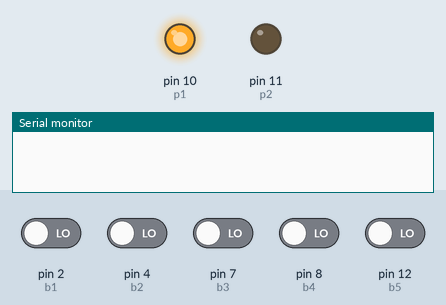
Simulated run of this sketch. Board: Arduino Uno, built with avr-gcc and run on an emulated ATmega328P. Shown: output pins drawn as LEDs (lit = HIGH), the last lines printed to the serial monitor. Dashed ring = blinking. The test bench sets the inputs (shaded band); at power-on: pin 2 (b1), pin 4 (b2), pin 7 (b3), pin 8 (b4), pin 12 (b5) LOW.

Above: at 4.2 s.
4.3 s: pin 2 (b1) driven HIGH
At 5.7 s:
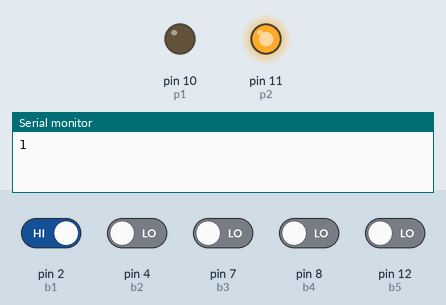
7.3 s: pin 2 (b1) driven LOW
At 8.4 s:
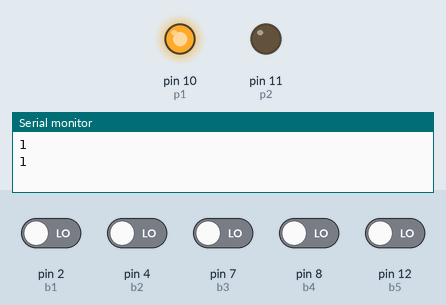
8.8 s: pin 4 (b2) driven HIGH
At 10.7 s:
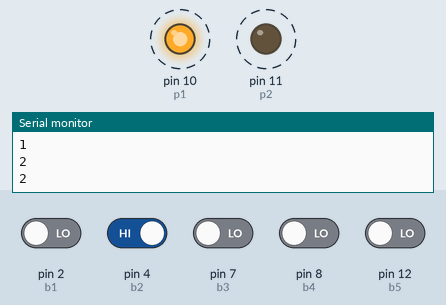
Timing chart, 0 to 17.8 s (numbered marks = the images above; inputs shaded):
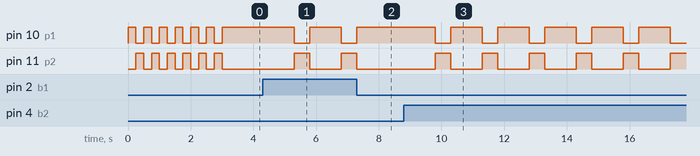

Measured:
- after the input at 4.3 s, pin 10 (p1): HIGH → LOW after 1.0 s, → HIGH 0.50 s later, → LOW 1.0 s later; pin 11 (p2): LOW → HIGH after 1.0 s, → LOW 0.50 s later, → HIGH 1.0 s later
- after the input at 7.3 s, pin 10 (p1): goes on until 7.3 s, then stays HIGH; pin 11 (p2): goes on until 7.3 s, then stays LOW
- after the input at 8.8 s, pin 10 (p1): alternates HIGH for 1.0 s and LOW for 0.50 s, starting after 1.0 s; pin 11 (p2): alternates HIGH for 0.50 s and LOW for 1.0 s, starting after 1.0 s
- by itself, pin 10 (p1): alternates HIGH for 0.25 s and LOW for 0.25 s, 12 changes in all, then stays HIGH
- by itself, pin 11 (p2): alternates HIGH for 0.25 s and LOW for 0.25 s, 11 changes in all, then stays LOW

The sketch:

sketch_jan11b.ino
```cpp
int b1 = 2;
int b2 = 4;
int b3 = 7;
int b4 = 8;
int b5 = 12;

int p1 = 10; // player 1
int p2 = 11; // player 2
int turn = 0;
int column, win;

void setup() {
  pinMode(b1, INPUT);
  pinMode(b2, INPUT);
  pinMode(b3, INPUT);
  pinMode(b4, INPUT);
  pinMode(b5, INPUT);

  pinMode(p1, OUTPUT);
  pinMode(p2, OUTPUT);

  Serial.begin(9600);

  for (int i = 0; i < 6; i++) {
    digitalWrite(p2, LOW);
    digitalWrite(p1, HIGH);
    delay(250);
    digitalWrite(p1, LOW);
    digitalWrite(p2, HIGH);
    delay(250);
  }
}

void loop() {

  digitalWrite(p1, LOW);
  digitalWrite(p2, LOW);

  switch (turn) {

    case 0:

      digitalWrite(p1, HIGH);

      while (true) {
        if (digitalRead(b1) == 1) {
          Serial.println(1);
          delay(1000);
          break;
        }

        if (digitalRead(b2) == 1) {
          Serial.println(2);
          delay(1000);
          break;
        }

        if (digitalRead(b3) == 1) {
          Serial.println(3);
          delay(1000);
          break;
        }

        if (digitalRead(b4) == 1) {
          Serial.println(4);
          delay(1000);
          break;
        }

        if (digitalRead(b5) == 1) {
          Serial.println(5);
          delay(1000);
          break;
        }

      }

      digitalWrite(p1, LOW);

      turn = 1;
      break;

    case 1:

      digitalWrite(p2, HIGH);
      delay(500);
      digitalWrite(p2, LOW);

      turn = 0;
      break;
  }
}
```
